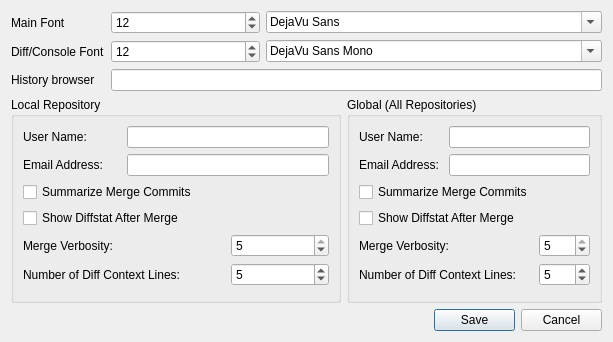
<ui version="4.0" >
 <class>optionsgui</class>
 <widget class="QDialog" name="optionsgui" >
  <property name="windowModality" >
   <enum>Qt::ApplicationModal</enum>
  </property>
  <property name="geometry" >
   <rect>
    <x>0</x>
    <y>0</y>
    <width>613</width>
    <height>342</height>
   </rect>
  </property>
  <property name="windowTitle" >
   <string>Options</string>
  </property>
  <layout class="QGridLayout" >
   <item row="0" column="0" >
    <widget class="QLabel" name="label_2" >
     <property name="text" >
      <string>Main Font</string>
     </property>
    </widget>
   </item>
   <item row="0" column="1" colspan="2" >
    <widget class="QSpinBox" name="main_font_spinbox" >
     <property name="minimum" >
      <number>8</number>
     </property>
     <property name="value" >
      <number>12</number>
     </property>
    </widget>
   </item>
   <item row="0" column="3" colspan="4" >
    <widget class="QFontComboBox" name="main_font_combo" >
     <property name="currentFont" >
      <font>
       <family>Bitstream Vera Sans</family>
      </font>
     </property>
    </widget>
   </item>
   <item row="1" column="0" >
    <widget class="QLabel" name="label_3" >
     <property name="text" >
      <string>Diff/Console Font</string>
     </property>
    </widget>
   </item>
   <item row="1" column="1" colspan="2" >
    <widget class="QSpinBox" name="diff_font_spinbox" >
     <property name="minimum" >
      <number>8</number>
     </property>
     <property name="value" >
      <number>12</number>
     </property>
    </widget>
   </item>
   <item row="1" column="3" colspan="4" >
    <widget class="QFontComboBox" name="diff_font_combo" >
     <property name="fontFilters" >
      <set>QFontComboBox::MonospacedFonts</set>
     </property>
     <property name="currentFont" >
      <font>
       <family>DejaVu Sans Mono</family>
      </font>
     </property>
    </widget>
   </item>
   <item row="2" column="0" >
    <widget class="QLabel" name="label_11" >
     <property name="text" >
      <string>History browser</string>
     </property>
    </widget>
   </item>
   <item row="2" column="1" colspan="6" >
    <widget class="QLineEdit" name="history_browser_line" >
     <property name="text" >
      <string/>
     </property>
    </widget>
   </item>
   <item row="3" column="0" colspan="4" >
    <widget class="QGroupBox" name="local_groupbox" >
     <property name="title" >
      <string>Local Repository</string>
     </property>
     <layout class="QGridLayout" >
      <item row="0" column="0" >
       <widget class="QLabel" name="label_4" >
        <property name="text" >
         <string>User Name:</string>
        </property>
       </widget>
      </item>
      <item row="0" column="1" colspan="2" >
       <widget class="QLineEdit" name="local_name_line" />
      </item>
      <item row="1" column="0" >
       <widget class="QLabel" name="label_5" >
        <property name="text" >
         <string>Email Address:</string>
        </property>
       </widget>
      </item>
      <item row="1" column="1" colspan="2" >
       <widget class="QLineEdit" name="local_email_line" />
      </item>
      <item row="2" column="0" colspan="2" >
       <widget class="QCheckBox" name="local_summary_checkbox" >
        <property name="text" >
         <string>Summarize Merge Commits</string>
        </property>
       </widget>
      </item>
      <item row="3" column="0" colspan="3" >
       <widget class="QCheckBox" name="local_diffstat_checkbox" >
        <property name="text" >
         <string>Show Diffstat After Merge</string>
        </property>
       </widget>
      </item>
      <item row="4" column="0" colspan="2" >
       <widget class="QLabel" name="label_6" >
        <property name="text" >
         <string>Merge Verbosity:</string>
        </property>
       </widget>
      </item>
      <item row="4" column="2" >
       <widget class="QSpinBox" name="local_verbosity_spinbox" >
        <property name="minimum" >
         <number>0</number>
        </property>
        <property name="maximum" >
         <number>5</number>
        </property>
        <property name="value" >
         <number>5</number>
        </property>
       </widget>
      </item>
      <item row="5" column="0" colspan="2" >
       <widget class="QLabel" name="label" >
        <property name="text" >
         <string>Number of Diff Context Lines:</string>
        </property>
       </widget>
      </item>
      <item row="5" column="2" >
       <widget class="QSpinBox" name="local_diffcontext_spinbox" >
        <property name="minimum" >
         <number>2</number>
        </property>
        <property name="value" >
         <number>5</number>
        </property>
       </widget>
      </item>
     </layout>
    </widget>
   </item>
   <item row="3" column="4" colspan="3" >
    <widget class="QGroupBox" name="globalGroupBox" >
     <property name="title" >
      <string>Global (All Repositories)</string>
     </property>
     <layout class="QGridLayout" >
      <item row="0" column="0" >
       <widget class="QLabel" name="label_7" >
        <property name="text" >
         <string>User Name:</string>
        </property>
       </widget>
      </item>
      <item row="0" column="1" colspan="2" >
       <widget class="QLineEdit" name="global_name_line" />
      </item>
      <item row="1" column="0" >
       <widget class="QLabel" name="label_8" >
        <property name="text" >
         <string>Email Address:</string>
        </property>
       </widget>
      </item>
      <item row="1" column="1" colspan="2" >
       <widget class="QLineEdit" name="global_email_line" />
      </item>
      <item row="2" column="0" colspan="2" >
       <widget class="QCheckBox" name="global_summary_checkbox" >
        <property name="text" >
         <string>Summarize Merge Commits</string>
        </property>
       </widget>
      </item>
      <item row="3" column="0" colspan="3" >
       <widget class="QCheckBox" name="global_diffstat_checkbox" >
        <property name="text" >
         <string>Show Diffstat After Merge</string>
        </property>
       </widget>
      </item>
      <item row="4" column="0" colspan="2" >
       <widget class="QLabel" name="label_10" >
        <property name="text" >
         <string>Merge Verbosity:</string>
        </property>
       </widget>
      </item>
      <item row="4" column="2" >
       <widget class="QSpinBox" name="global_verbosity_spinbox" >
        <property name="minimum" >
         <number>0</number>
        </property>
        <property name="maximum" >
         <number>5</number>
        </property>
        <property name="value" >
         <number>5</number>
        </property>
       </widget>
      </item>
      <item row="5" column="0" colspan="2" >
       <widget class="QLabel" name="label_9" >
        <property name="text" >
         <string>Number of Diff Context Lines:</string>
        </property>
       </widget>
      </item>
      <item row="5" column="2" >
       <widget class="QSpinBox" name="global_diffcontext_spinbox" >
        <property name="minimum" >
         <number>2</number>
        </property>
        <property name="value" >
         <number>5</number>
        </property>
       </widget>
      </item>
     </layout>
    </widget>
   </item>
   <item row="4" column="0" colspan="5" >
    <spacer>
     <property name="orientation" >
      <enum>Qt::Horizontal</enum>
     </property>
     <property name="sizeHint" >
      <size>
       <width>331</width>
       <height>20</height>
      </size>
     </property>
    </spacer>
   </item>
   <item row="4" column="5" >
    <widget class="QPushButton" name="save_button" >
     <property name="text" >
      <string>Save</string>
     </property>
     <property name="default" >
      <bool>true</bool>
     </property>
    </widget>
   </item>
   <item row="4" column="6" >
    <widget class="QPushButton" name="cancel_button" >
     <property name="text" >
      <string>Cancel</string>
     </property>
    </widget>
   </item>
  </layout>
 </widget>
 <resources/>
 <connections/>
</ui>
